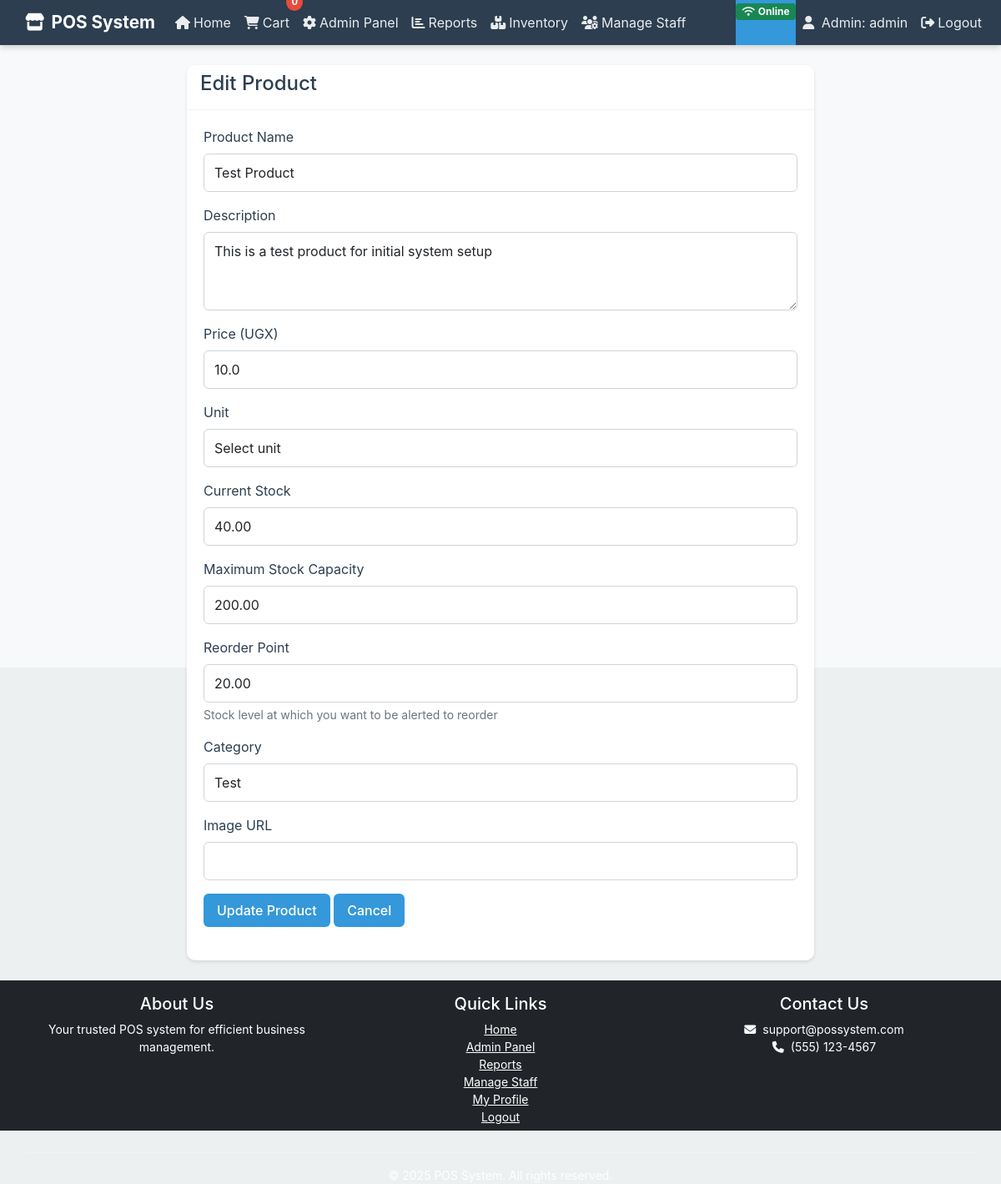
Page /edit_product/1 (signed in) on the committed database.
### app.py (models this page shows, shortened)
class User(UserMixin, db.Model):
    id = db.Column(db.Integer, primary_key=True)
    username = db.Column(db.String(80), unique=True, nullable=False)
    email = db.Column(db.String(120), unique=True, nullable=False)
    password_hash = db.Column(db.String(128))
    is_admin = db.Column(db.Boolean, default=False)
    is_staff = db.Column(db.Boolean, default=False)

class Product(db.Model):
    id = db.Column(db.Integer, primary_key=True)
    name = db.Column(db.String(100), nullable=False)
    description = db.Column(db.Text, nullable=True)
    price = db.Column(db.Float, nullable=False)
    currency = db.Column(db.String(3), nullable=False, default='UGX')
    stock = db.Column(db.Float, nullable=False, default=0)
    max_stock = db.Column(db.Float, nullable=False, default=0)
    reorder_point = db.Column(db.Float, nullable=False, default=0)
    unit = db.Column(db.String(10), nullable=False, default='pcs')
    category = db.Column(db.String(50), nullable=True)
    image_url = db.Column(db.String(200), nullable=True)
    barcode = db.Column(db.String(50), unique=True, nullable=True, default=None)
    created_at = db.Column(db.DateTime, default=datetime.utcnow)
    updated_at = db.Column(db.DateTime, default=datetime.utcnow, onupdate=datetime.utcnow)
    stock_movements = db.relationship('StockMovement', backref='product', lazy=True)

### app.py (the view, shortened to what this page needs)
@app.route('/edit_product/<int:product_id>', methods=['GET', 'POST'])
@login_required
@admin_required
def edit_product(product_id):
    product = Product.query.get_or_404(product_id)
    return render_template('edit_product.html',
                          product=product,
                          units=get_product_units(),
                          currencies=get_currencies(),
                          grocery_categories=get_grocery_categories(),
                          grocery_items=get_grocery_items())

### app.py (called while the page is built)
def admin_required(f):
    @wraps(f)
    def decorated_function(*args, **kwargs):
        if not current_user.is_authenticated or not current_user.is_admin:
            abort(403)
        return f(*args, **kwargs)
    return decorated_function

@login_manager.user_loader
def load_user(user_id):
    return User.query.get(int(user_id))

@app.teardown_appcontext
def shutdown_session(exception=None):
    db.session.commit()
    db.session.remove()

### templates/edit_product.html (shortened to what this page needs)
{% extends "base.html" %}
{% block content %}
<div class="container mt-4">
    <div class="row justify-content-center">
        <div class="col-md-8">
            <div class="card">
                <div class="card-header">
                    <h4>{{ 'Edit' if product else 'Add' }} Product</h4>
                </div>
                <div class="card-body">
                    <form method="POST">
                        <div class="mb-3">
                            <label for="name" class="form-label">Product Name</label>
                            <input type="text"
                                   class="form-control"
                                   id="name"
                                   name="name"
                                   value="{{ product.name if product else '' }}"
                                   required>
                        </div>
                        <div class="mb-3">
                            <label for="description" class="form-label">Description</label>
                            <textarea class="form-control"
                                      id="description"
                                      name="description"
                                      rows="3">{{ product.description if product else '' }}</textarea>
                        </div>
                        <div class="mb-3">
                            <label for="price" class="form-label">Price (UGX)</label>
                            <input type="number"
                                   class="form-control"
                                   id="price"
                                   name="price"
                                   step="100"
                                   min="0"
                                   value="{{ product.price if product else '' }}"
                                   required>
                        </div>
                        <div class="mb-3">
                            <label for="unit" class="form-label">Unit</label>
                            <select class="form-control" id="unit" name="unit" required>
                                <option value="">Select unit</option>
                            </select>
                        </div>
                        <div class="mb-3">
                            <label for="stock" class="form-label">Current Stock</label>
                            <input type="number"
                                   class="form-control"
                                   id="stock"
                                   name="stock"
                                   step="0.01"
                                   min="0"
                                   value="{{ "%.2f"|format(product.stock) if product else '0.00' }}"
                                   required>
                        </div>
                        <div class="mb-3">
                            <label for="max_stock" class="form-label">Maximum Stock Capacity</label>
                            <input type="number"
                                   class="form-control"
                                   id="max_stock"
                                   name="max_stock"
                                   step="0.01"
                                   min="0"
                                   value="{{ "%.2f"|format(product.max_stock) if product else '' }}"
                                   required>
                        </div>
                        <div class="mb-3">
                            <label for="reorder_point" class="form-label">Reorder Point</label>
                            <input type="number"
                                   class="form-control"
                                   id="reorder_point"
                                   name="reorder_point"
                                   step="0.01"
                                   min="0"
                                   value="{{ "%.2f"|format(product.reorder_point) if product else '' }}"
                                   required>
                            <div class="form-text">Stock level at which you want to be alerted to reorder</div>
                        </div>
                        <div class="mb-3">
                            <label for="category" class="form-label">Category</label>
                            <input type="text"
                                   class="form-control"
                                   id="category"
                                   name="category"
                                   value="{{ product.category if product else '' }}">
                        </div>
                        <div class="mb-3">
                            <label for="image_url" class="form-label">Image URL</label>
                            <input type="url"
                                   class="form-control"
                                   id="image_url"
                                   name="image_url"
                                   value="{{ product.image_url if product else '' }}">
                        </div>
                        <button type="submit" class="btn btn-primary">{{ 'Update' if product else 'Add' }} Product</button>
                        <a href="{{ url_for('admin') }}" class="btn btn-secondary">Cancel</a>
                    </form>
                </div>
            </div>
        </div>
    </div>
</div>
{% endblock %}

### templates/base.html (shortened to what this page needs)
<!DOCTYPE html>
<html lang="en" class="h-100">
<head>
    <link href="https://cdnjs.cloudflare.com/ajax/libs/bootstrap/5.1.3/css/bootstrap.min.css" rel="stylesheet">
    <link rel="stylesheet" href="https://cdnjs.cloudflare.com/ajax/libs/font-awesome/6.4.0/css/all.min.css">
    <link rel="stylesheet" href="{{ url_for('static', filename='css/style.css') }}?v={{ version }}&t={{ timestamp }}">
</head>
<body class="d-flex flex-column h-100">
    <nav class="navbar navbar-expand-lg navbar-dark">
        <div class="container">
            <a class="navbar-brand d-flex align-items-center" href="{{ url_for('index') }}">
                <i class="fas fa-store me-2"></i><span>POS System</span>
            </a>
            <div class="collapse navbar-collapse" id="navbarNav">
                <ul class="navbar-nav me-auto">
                    <li class="nav-item">
                        <a class="nav-link" href="{{ url_for('index') }}">
                            <i class="fas fa-home me-1"></i>Home
                        </a>
                    </li>
                    <li class="nav-item">
                        <a class="nav-link cart-icon" href="{{ url_for('view_cart') }}">
                            <i class="fas fa-shopping-cart me-1"></i>Cart
                            <span class="cart-count" id="cartCount">0</span>
                        </a>
                    </li>
                    {% if current_user.is_authenticated %}
                        {% if current_user.is_admin %}
                            <li class="nav-item">
                                <a class="nav-link" href="{{ url_for('admin') }}">
                                    <i class="fas fa-cog me-1"></i>Admin Panel
                                </a>
                            </li>
                            <li class="nav-item">
                                <a class="nav-link" href="{{ url_for('reports') }}">
                                    <i class="fas fa-chart-bar me-1"></i>Reports
                                </a>
                            </li>
                            <li class="nav-item">
                                <a class="nav-link" href="{{ url_for('inventory_management') }}">
                                    <i class="fas fa-boxes me-1"></i>Inventory
                                </a>
                            </li>
                            <li class="nav-item">
                                <a class="nav-link" href="{{ url_for('manage_staff') }}">
                                    <i class="fas fa-users-cog me-1"></i>Manage Staff
                                </a>
                            </li>
                        {% endif %}
                    {% endif %}
                </ul>
                <ul class="navbar-nav">
                    <li class="nav-item" id="connectionStatus">
                    </li>
                    {% if current_user.is_authenticated %}
                        <li class="nav-item">
                            <a class="nav-link" href="{{ url_for('profile') }}">
                                <i class="fas fa-user me-1"></i>
                                {% if current_user.is_admin %}Admin{% elif current_user.is_staff %}Staff{% else %}User{% endif %}: {{ current_user.username }}
                            </a>
                        </li>
                        <li class="nav-item">
                            <a class="nav-link" href="{{ url_for('logout') }}">
                                <i class="fas fa-sign-out-alt me-1"></i>Logout
                            </a>
                        </li>
                    {% endif %}
                </ul>
            </div>
        </div>
    </nav>
    <main class="flex-shrink-0 flex-grow-1">
        <div class="container mt-3 mb-4">
            {% block content %}{% endblock %}
        </div>
    </main>
    <footer class="footer mt-auto py-3 bg-dark">
        <div class="container text-center">
            <div class="row">
                <div class="col-md-4">
                    <h5>About Us</h5>
                    <p>Your trusted POS system for efficient business management.</p>
                </div>
                <div class="col-md-4">
                    <h5>Quick Links</h5>
                    <ul class="list-unstyled">
                        <li><a href="{{ url_for('index') }}" class="text-white">Home</a></li>
                        {% if current_user.is_authenticated %}
                            {% if current_user.is_admin %}
                                <li><a href="{{ url_for('admin') }}" class="text-white">Admin Panel</a></li>
                                <li><a href="{{ url_for('reports') }}" class="text-white">Reports</a></li>
                                <li><a href="{{ url_for('manage_staff') }}" class="text-white">Manage Staff</a></li>
                            {% elif current_user.is_staff %}
                                <li><a href="{{ url_for('in_store_sale') }}" class="text-white">Sale</a></li>
                                <li><a href="{{ url_for('my_sales') }}" class="text-white">My Sales</a></li>
                            {% endif %}
                            <li><a href="{{ url_for('profile') }}" class="text-white">My Profile</a></li>
                            <li><a href="{{ url_for('logout') }}" class="text-white">Logout</a></li>
                        {% else %}
                            <li><a href="{{ url_for('login') }}" class="text-white">Login</a></li>
                            <li><a href="{{ url_for('register') }}" class="text-white">Register</a></li>
                        {% endif %}
                    </ul>
                </div>
                <div class="col-md-4">
                    <h5>Contact Us</h5>
                    <p>
                        <i class="fas fa-envelope me-2"></i>support@possystem.com<br>
                        <i class="fas fa-phone me-2"></i>(555) 123-4567
                    </p>
                </div>
            </div>
            <hr class="my-3">
            <p class="mb-0">&copy; 2025 POS System. All rights reserved.</p>
        </div>
    </footer>
</body>
</html>

### static/css/style.css (style rules this page uses)
:root { --primary-color: #3498db; --secondary-color: #2ecc71; --danger-color: #e74c3c; --warning-color: #f39c12; --dark-color: #34495e; --light-color: #ecf0f1; --gray-color: #95a5a6; --header-height: 60px; --footer-height: 50px; --sidebar-width: 250px; --sidebar-collapsed-width: 60px; --container-padding: 15px; --card-padding: 20px; --input-padding: 10px; --base-font-size: 16px; --small-font-size: 14px; --large-font-size: 18px; --heading-font-size: 24px; --standard-transition: all 0.3s ease; --card-shadow: 0 2px 10px rgba(0, 0, 0, 0.1); --hover-shadow: 0 5px 15px rgba(0, 0, 0, 0.1); --focus-shadow: 0 0 0 0.25rem rgba(52, 152, 219, 0.25); --border-radius: 4px; }
*, *:before, *:after { box-sizing: border-box; }
html, body { height: 100%; margin: 0; padding: 0; font-family: 'Roboto', -apple-system, BlinkMacSystemFont, 'Segoe UI', 'Helvetica Neue', Arial, sans-serif; font-size: var(--base-font-size); line-height: 1.5; color: var(--dark-color); background-color: var(--light-color); -webkit-font-smoothing: antialiased; -moz-osx-font-smoothing: grayscale; text-size-adjust: 100%; }
.navbar { padding: 0 var(--container-padding); }
.navbar-brand { font-weight: 700; font-size: var(--large-font-size); padding: 0; }
.navbar-nav .nav-link { padding: 15px; transition: var(--standard-transition); }
footer { height: var(--footer-height); background-color: var(--dark-color); color: white; text-align: center; padding: 15px; font-size: var(--small-font-size); }
.card { border: none; border-radius: var(--border-radius); box-shadow: var(--card-shadow); margin-bottom: 20px; overflow: hidden; transition: var(--standard-transition); background-color: white; }
.card-header { background-color: white; border-bottom: 1px solid rgba(0, 0, 0, 0.05); font-weight: 600; }
.card-body { padding: var(--card-padding); }
.form-control, .form-select { border-radius: var(--border-radius); padding: var(--input-padding); border: 1px solid #ddd; transition: var(--standard-transition); }
.btn { border-radius: var(--border-radius); padding: 8px 15px; transition: var(--standard-transition); font-weight: 500; border: none; }
.btn-primary { background-color: var(--primary-color); }
.btn-secondary { background-color: var(--secondary-color); }
input, select, textarea, button { font-size: 16px !important; }
.online { background-color: var(--secondary-color); color: white; }

### rows in the picture
User: username "admin"
Product: name "Test Product", description "This is a test product for initial system setup", price "10.0", stock "40.00", max_stock "200.00", reorder_point "20.00", category "Test"

### other values in the picture
{{ 'Edit' if product else 'Add' }} "Edit"
{{ 'Update' if product else 'Add' }} "Update"
